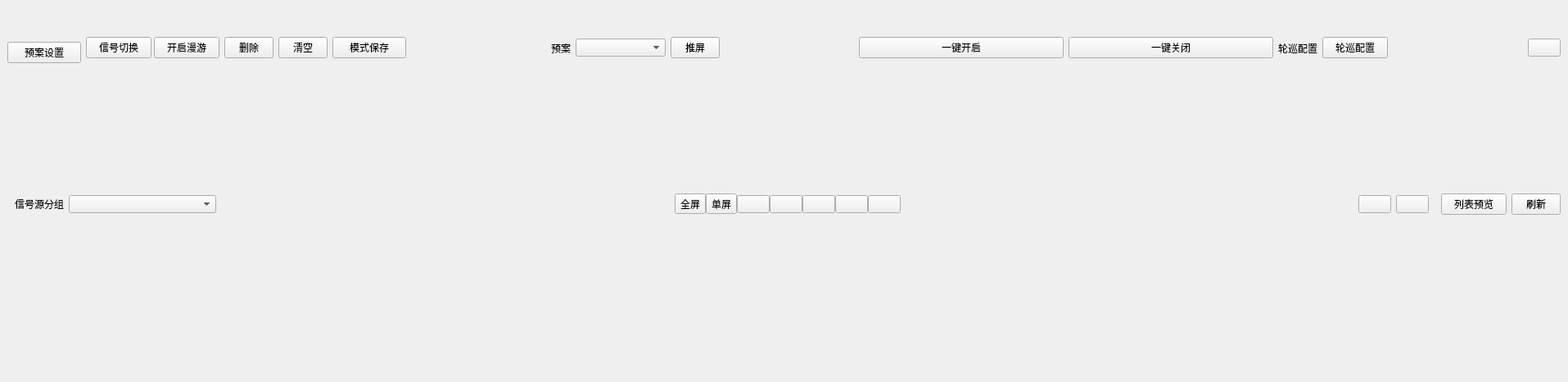
<?xml version="1.0" encoding="UTF-8"?>
<ui version="4.0">
 <class>frmSceneWid</class>
 <widget class="QWidget" name="frmSceneWid">
  <property name="geometry">
   <rect>
    <x>0</x>
    <y>0</y>
    <width>1915</width>
    <height>466</height>
   </rect>
  </property>
  <property name="windowTitle">
   <string>Form</string>
  </property>
  <property name="styleSheet">
   <string notr="true"/>
  </property>
  <layout class="QVBoxLayout" name="verticalLayout">
   <property name="spacing">
    <number>0</number>
   </property>
   <property name="leftMargin">
    <number>9</number>
   </property>
   <property name="topMargin">
    <number>9</number>
   </property>
   <property name="rightMargin">
    <number>9</number>
   </property>
   <property name="bottomMargin">
    <number>9</number>
   </property>
   <item>
    <widget class="QWidget" name="widget_6" native="true">
     <layout class="QHBoxLayout" name="horizontalLayout_3">
      <property name="spacing">
       <number>0</number>
      </property>
      <property name="leftMargin">
       <number>0</number>
      </property>
      <property name="topMargin">
       <number>0</number>
      </property>
      <property name="rightMargin">
       <number>0</number>
      </property>
      <property name="bottomMargin">
       <number>0</number>
      </property>
      <item>
       <widget class="QWidget" name="widget_setmy" native="true">
        <property name="maximumSize">
         <size>
          <width>10000</width>
          <height>16777215</height>
         </size>
        </property>
        <layout class="QVBoxLayout" name="verticalLayout_8">
         <property name="spacing">
          <number>6</number>
         </property>
         <property name="leftMargin">
          <number>0</number>
         </property>
         <property name="topMargin">
          <number>0</number>
         </property>
         <property name="rightMargin">
          <number>0</number>
         </property>
         <property name="bottomMargin">
          <number>0</number>
         </property>
         <item>
          <widget class="QWidget" name="widget_setmyshow" native="true">
           <layout class="QVBoxLayout" name="verticalLayout_6">
            <property name="spacing">
             <number>0</number>
            </property>
            <property name="leftMargin">
             <number>0</number>
            </property>
            <property name="topMargin">
             <number>0</number>
            </property>
            <property name="rightMargin">
             <number>0</number>
            </property>
            <property name="bottomMargin">
             <number>0</number>
            </property>
            <item>
             <widget class="QWidget" name="widget_setmenu" native="true">
              <property name="styleSheet">
               <string notr="true"/>
              </property>
              <layout class="QHBoxLayout" name="horizontalLayout_25">
               <property name="leftMargin">
                <number>0</number>
               </property>
               <property name="topMargin">
                <number>0</number>
               </property>
               <property name="rightMargin">
                <number>0</number>
               </property>
               <property name="bottomMargin">
                <number>0</number>
               </property>
               <item>
                <widget class="QPushButton" name="btn_switchyuan">
                 <property name="minimumSize">
                  <size>
                   <width>90</width>
                   <height>0</height>
                  </size>
                 </property>
                 <property name="maximumSize">
                  <size>
                   <width>90</width>
                   <height>16777215</height>
                  </size>
                 </property>
                 <property name="focusPolicy">
                  <enum>Qt::TabFocus</enum>
                 </property>
                 <property name="styleSheet">
                  <string notr="true"/>
                 </property>
                 <property name="text">
                  <string>预案设置</string>
                 </property>
                </widget>
               </item>
               <item>
                <widget class="QStackedWidget" name="stackedWidget_6">
                 <widget class="QWidget" name="page_5">
                  <layout class="QHBoxLayout" name="horizontalLayout_21">
                   <property name="spacing">
                    <number>0</number>
                   </property>
                   <property name="leftMargin">
                    <number>0</number>
                   </property>
                   <property name="topMargin">
                    <number>0</number>
                   </property>
                   <property name="rightMargin">
                    <number>0</number>
                   </property>
                   <property name="bottomMargin">
                    <number>0</number>
                   </property>
                   <item>
                    <widget class="QWidget" name="widget_13" native="true">
                     <property name="styleSheet">
                      <string notr="true"/>
                     </property>
                     <layout class="QHBoxLayout" name="horizontalLayout_6">
                      <property name="leftMargin">
                       <number>0</number>
                      </property>
                      <property name="topMargin">
                       <number>0</number>
                      </property>
                      <property name="rightMargin">
                       <number>0</number>
                      </property>
                      <property name="bottomMargin">
                       <number>12</number>
                      </property>
                      <item>
                       <widget class="QWidget" name="widget_42" native="true">
                        <property name="minimumSize">
                         <size>
                          <width>0</width>
                          <height>0</height>
                         </size>
                        </property>
                        <layout class="QHBoxLayout" name="horizontalLayout_20">
                         <property name="spacing">
                          <number>3</number>
                         </property>
                         <property name="leftMargin">
                          <number>0</number>
                         </property>
                         <property name="topMargin">
                          <number>0</number>
                         </property>
                         <property name="rightMargin">
                          <number>0</number>
                         </property>
                         <property name="bottomMargin">
                          <number>0</number>
                         </property>
                         <item>
                          <widget class="QPushButton" name="btn_shangqiang">
                           <property name="minimumSize">
                            <size>
                             <width>60</width>
                             <height>0</height>
                            </size>
                           </property>
                           <property name="maximumSize">
                            <size>
                             <width>1000</width>
                             <height>16777215</height>
                            </size>
                           </property>
                           <property name="focusPolicy">
                            <enum>Qt::TabFocus</enum>
                           </property>
                           <property name="styleSheet">
                            <string notr="true">QWidget#widget_setmenu QPushButton#btn_shangqiang:checked{
	background:transparent;
	border-image:url(:/new/prefix1/other/image/ScienceImage/btn_to_ALL_p_2.png);
	color:#ff0000;
}</string>
                           </property>
                           <property name="text">
                            <string>信号切换</string>
                           </property>
                          </widget>
                         </item>
                         <item>
                          <widget class="QPushButton" name="pushButton_5">
                           <property name="minimumSize">
                            <size>
                             <width>60</width>
                             <height>0</height>
                            </size>
                           </property>
                           <property name="maximumSize">
                            <size>
                             <width>1000</width>
                             <height>16777215</height>
                            </size>
                           </property>
                           <property name="focusPolicy">
                            <enum>Qt::TabFocus</enum>
                           </property>
                           <property name="styleSheet">
                            <string notr="true">QWidget#widget_setmenu QPushButton#pushButton_5:checked{
	background:transparent;
	border-image:url(:/new/prefix1/other/image/ScienceImage/btn_to_ALL_p_2.png);
	color:#ff0000;
}</string>
                           </property>
                           <property name="text">
                            <string>开启漫游</string>
                           </property>
                          </widget>
                         </item>
                        </layout>
                       </widget>
                      </item>
                      <item>
                       <widget class="QPushButton" name="pushButton_6">
                        <property name="maximumSize">
                         <size>
                          <width>60</width>
                          <height>16777215</height>
                         </size>
                        </property>
                        <property name="focusPolicy">
                         <enum>Qt::TabFocus</enum>
                        </property>
                        <property name="styleSheet">
                         <string notr="true"/>
                        </property>
                        <property name="text">
                         <string>删除</string>
                        </property>
                       </widget>
                      </item>
                      <item>
                       <widget class="QPushButton" name="pushButton_7">
                        <property name="maximumSize">
                         <size>
                          <width>60</width>
                          <height>16777215</height>
                         </size>
                        </property>
                        <property name="focusPolicy">
                         <enum>Qt::TabFocus</enum>
                        </property>
                        <property name="styleSheet">
                         <string notr="true"/>
                        </property>
                        <property name="text">
                         <string>清空</string>
                        </property>
                       </widget>
                      </item>
                      <item>
                       <widget class="QPushButton" name="pushButton_8">
                        <property name="minimumSize">
                         <size>
                          <width>90</width>
                          <height>0</height>
                         </size>
                        </property>
                        <property name="maximumSize">
                         <size>
                          <width>90</width>
                          <height>16777215</height>
                         </size>
                        </property>
                        <property name="focusPolicy">
                         <enum>Qt::TabFocus</enum>
                        </property>
                        <property name="styleSheet">
                         <string notr="true"/>
                        </property>
                        <property name="text">
                         <string>模式保存</string>
                        </property>
                       </widget>
                      </item>
                      <item>
                       <spacer name="horizontalSpacer_12">
                        <property name="orientation">
                         <enum>Qt::Horizontal</enum>
                        </property>
                        <property name="sizeHint" stdset="0">
                         <size>
                          <width>40</width>
                          <height>20</height>
                         </size>
                        </property>
                       </spacer>
                      </item>
                      <item>
                       <widget class="QWidget" name="widget_14" native="true">
                        <layout class="QVBoxLayout" name="verticalLayout_2">
                         <property name="spacing">
                          <number>0</number>
                         </property>
                         <property name="leftMargin">
                          <number>0</number>
                         </property>
                         <property name="topMargin">
                          <number>0</number>
                         </property>
                         <property name="rightMargin">
                          <number>0</number>
                         </property>
                         <property name="bottomMargin">
                          <number>0</number>
                         </property>
                        </layout>
                       </widget>
                      </item>
                      <item>
                       <widget class="QLabel" name="label_8">
                        <property name="text">
                         <string>预案</string>
                        </property>
                       </widget>
                      </item>
                      <item>
                       <widget class="QComboBox" name="comboBox_2">
                        <property name="minimumSize">
                         <size>
                          <width>110</width>
                          <height>0</height>
                         </size>
                        </property>
                        <property name="contextMenuPolicy">
                         <enum>Qt::NoContextMenu</enum>
                        </property>
                        <property name="styleSheet">
                         <string notr="true"/>
                        </property>
                       </widget>
                      </item>
                      <item>
                       <widget class="QPushButton" name="btnpush_screen">
                        <property name="maximumSize">
                         <size>
                          <width>60</width>
                          <height>16777215</height>
                         </size>
                        </property>
                        <property name="focusPolicy">
                         <enum>Qt::TabFocus</enum>
                        </property>
                        <property name="styleSheet">
                         <string notr="true"/>
                        </property>
                        <property name="text">
                         <string>推屏</string>
                        </property>
                       </widget>
                      </item>
                      <item>
                       <spacer name="horizontalSpacer_13">
                        <property name="orientation">
                         <enum>Qt::Horizontal</enum>
                        </property>
                        <property name="sizeHint" stdset="0">
                         <size>
                          <width>40</width>
                          <height>20</height>
                         </size>
                        </property>
                       </spacer>
                      </item>
                      <item>
                       <widget class="QPushButton" name="button_hibernate">
                        <property name="minimumSize">
                         <size>
                          <width>250</width>
                          <height>0</height>
                         </size>
                        </property>
                        <property name="text">
                         <string>一键开启</string>
                        </property>
                       </widget>
                      </item>
                      <item>
                       <widget class="QPushButton" name="button_wakeUp">
                        <property name="minimumSize">
                         <size>
                          <width>250</width>
                          <height>0</height>
                         </size>
                        </property>
                        <property name="text">
                         <string>一键关闭</string>
                        </property>
                       </widget>
                      </item>
                      <item>
                       <widget class="QLabel" name="label_2">
                        <property name="text">
                         <string>轮巡配置</string>
                        </property>
                       </widget>
                      </item>
                      <item>
                       <widget class="QPushButton" name="pushButton">
                        <property name="text">
                         <string>轮巡配置</string>
                        </property>
                       </widget>
                      </item>
                      <item>
                       <spacer name="horizontalSpacer_11">
                        <property name="orientation">
                         <enum>Qt::Horizontal</enum>
                        </property>
                        <property name="sizeHint" stdset="0">
                         <size>
                          <width>40</width>
                          <height>20</height>
                         </size>
                        </property>
                       </spacer>
                      </item>
                      <item>
                       <widget class="QPushButton" name="btn_OperationCut">
                        <property name="focusPolicy">
                         <enum>Qt::TabFocus</enum>
                        </property>
                        <property name="styleSheet">
                         <string notr="true"/>
                        </property>
                        <property name="text">
                         <string/>
                        </property>
                       </widget>
                      </item>
                     </layout>
                    </widget>
                   </item>
                  </layout>
                 </widget>
                 <widget class="QWidget" name="page_6">
                  <layout class="QHBoxLayout" name="horizontalLayout_24">
                   <property name="spacing">
                    <number>0</number>
                   </property>
                   <property name="leftMargin">
                    <number>0</number>
                   </property>
                   <property name="topMargin">
                    <number>0</number>
                   </property>
                   <property name="rightMargin">
                    <number>0</number>
                   </property>
                   <property name="bottomMargin">
                    <number>0</number>
                   </property>
                   <item>
                    <widget class="QWidget" name="widget_46" native="true">
                     <layout class="QHBoxLayout" name="horizontalLayout" stretch="10,4,1,1">
                      <property name="spacing">
                       <number>3</number>
                      </property>
                      <property name="leftMargin">
                       <number>0</number>
                      </property>
                      <property name="topMargin">
                       <number>0</number>
                      </property>
                      <property name="rightMargin">
                       <number>0</number>
                      </property>
                      <property name="bottomMargin">
                       <number>0</number>
                      </property>
                      <item>
                       <widget class="QScrollArea" name="scrollArea">
                        <property name="widgetResizable">
                         <bool>true</bool>
                        </property>
                        <widget class="QWidget" name="scrollAreaWidgetContents">
                         <property name="geometry">
                          <rect>
                           <x>0</x>
                           <y>0</y>
                           <width>1117</width>
                           <height>109</height>
                          </rect>
                         </property>
                         <layout class="QVBoxLayout" name="verticalLayout_3">
                          <property name="spacing">
                           <number>0</number>
                          </property>
                          <property name="leftMargin">
                           <number>0</number>
                          </property>
                          <property name="topMargin">
                           <number>0</number>
                          </property>
                          <property name="rightMargin">
                           <number>0</number>
                          </property>
                          <property name="bottomMargin">
                           <number>0</number>
                          </property>
                          <item>
                           <widget class="QWidget" name="widget_47" native="true"/>
                          </item>
                         </layout>
                        </widget>
                       </widget>
                      </item>
                      <item>
                       <widget class="QWidget" name="widget_5" native="true">
                        <property name="sizePolicy">
                         <sizepolicy hsizetype="Preferred" vsizetype="Preferred">
                          <horstretch>0</horstretch>
                          <verstretch>0</verstretch>
                         </sizepolicy>
                        </property>
                        <property name="minimumSize">
                         <size>
                          <width>126</width>
                          <height>0</height>
                         </size>
                        </property>
                        <property name="maximumSize">
                         <size>
                          <width>999999</width>
                          <height>16777215</height>
                         </size>
                        </property>
                        <layout class="QHBoxLayout" name="horizontalLayout_2">
                         <property name="spacing">
                          <number>3</number>
                         </property>
                         <property name="leftMargin">
                          <number>0</number>
                         </property>
                         <property name="topMargin">
                          <number>0</number>
                         </property>
                         <property name="rightMargin">
                          <number>0</number>
                         </property>
                         <property name="bottomMargin">
                          <number>0</number>
                         </property>
                         <item>
                          <widget class="QPushButton" name="btn_invokeShangqiang">
                           <property name="minimumSize">
                            <size>
                             <width>60</width>
                             <height>0</height>
                            </size>
                           </property>
                           <property name="maximumSize">
                            <size>
                             <width>100000</width>
                             <height>16777215</height>
                            </size>
                           </property>
                           <property name="text">
                            <string>上墙</string>
                           </property>
                           <property name="checkable">
                            <bool>true</bool>
                           </property>
                          </widget>
                         </item>
                         <item>
                          <widget class="QPushButton" name="btn_invokeReplace">
                           <property name="minimumSize">
                            <size>
                             <width>60</width>
                             <height>0</height>
                            </size>
                           </property>
                           <property name="maximumSize">
                            <size>
                             <width>1000000</width>
                             <height>16777215</height>
                            </size>
                           </property>
                           <property name="text">
                            <string>替换</string>
                           </property>
                           <property name="checkable">
                            <bool>true</bool>
                           </property>
                          </widget>
                         </item>
                        </layout>
                       </widget>
                      </item>
                      <item>
                       <widget class="QWidget" name="widget_48" native="true">
                        <property name="maximumSize">
                         <size>
                          <width>1000</width>
                          <height>16777215</height>
                         </size>
                        </property>
                        <layout class="QHBoxLayout" name="horizontalLayout_22">
                         <property name="spacing">
                          <number>2</number>
                         </property>
                         <property name="leftMargin">
                          <number>0</number>
                         </property>
                         <property name="topMargin">
                          <number>0</number>
                         </property>
                         <property name="rightMargin">
                          <number>0</number>
                         </property>
                         <property name="bottomMargin">
                          <number>0</number>
                         </property>
                         <item>
                          <widget class="QPushButton" name="btn_yuanuppage">
                           <property name="minimumSize">
                            <size>
                             <width>30</width>
                             <height>20</height>
                            </size>
                           </property>
                           <property name="maximumSize">
                            <size>
                             <width>30</width>
                             <height>16777215</height>
                            </size>
                           </property>
                           <property name="styleSheet">
                            <string notr="true"/>
                           </property>
                           <property name="text">
                            <string/>
                           </property>
                          </widget>
                         </item>
                         <item>
                          <widget class="QPushButton" name="btn_yuandownpage">
                           <property name="minimumSize">
                            <size>
                             <width>30</width>
                             <height>20</height>
                            </size>
                           </property>
                           <property name="maximumSize">
                            <size>
                             <width>30</width>
                             <height>16777215</height>
                            </size>
                           </property>
                           <property name="styleSheet">
                            <string notr="true"/>
                           </property>
                           <property name="text">
                            <string/>
                           </property>
                          </widget>
                         </item>
                        </layout>
                       </widget>
                      </item>
                      <item>
                       <widget class="QPushButton" name="btn_yuansave2">
                        <property name="minimumSize">
                         <size>
                          <width>90</width>
                          <height>0</height>
                         </size>
                        </property>
                        <property name="maximumSize">
                         <size>
                          <width>120</width>
                          <height>16777215</height>
                         </size>
                        </property>
                        <property name="styleSheet">
                         <string notr="true"/>
                        </property>
                        <property name="text">
                         <string>模式保存</string>
                        </property>
                       </widget>
                      </item>
                     </layout>
                    </widget>
                   </item>
                  </layout>
                 </widget>
                </widget>
               </item>
              </layout>
             </widget>
            </item>
            <item>
             <widget class="QWidget" name="widget_3" native="true">
              <property name="minimumSize">
               <size>
                <width>0</width>
                <height>40</height>
               </size>
              </property>
              <layout class="QVBoxLayout" name="verticalLayout_4">
               <property name="spacing">
                <number>0</number>
               </property>
               <property name="leftMargin">
                <number>0</number>
               </property>
               <property name="topMargin">
                <number>0</number>
               </property>
               <property name="rightMargin">
                <number>0</number>
               </property>
               <property name="bottomMargin">
                <number>0</number>
               </property>
               <item>
                <widget class="QStackedWidget" name="stackedWidget">
                 <widget class="QWidget" name="page">
                  <layout class="QVBoxLayout" name="verticalLayout_10">
                   <property name="spacing">
                    <number>0</number>
                   </property>
                   <property name="leftMargin">
                    <number>0</number>
                   </property>
                   <property name="topMargin">
                    <number>0</number>
                   </property>
                   <property name="rightMargin">
                    <number>0</number>
                   </property>
                   <property name="bottomMargin">
                    <number>0</number>
                   </property>
                   <item>
                    <widget class="QStackedWidget" name="stackedWidget_SceneCut"/>
                   </item>
                  </layout>
                 </widget>
                 <widget class="QWidget" name="nothingWid">
                  <layout class="QVBoxLayout" name="verticalLayout_5">
                   <property name="spacing">
                    <number>0</number>
                   </property>
                   <property name="leftMargin">
                    <number>0</number>
                   </property>
                   <property name="topMargin">
                    <number>0</number>
                   </property>
                   <property name="rightMargin">
                    <number>0</number>
                   </property>
                   <property name="bottomMargin">
                    <number>0</number>
                   </property>
                   <item>
                    <widget class="QLabel" name="label">
                     <property name="text">
                      <string>当前场景无预案，请添加！</string>
                     </property>
                     <property name="alignment">
                      <set>Qt::AlignCenter</set>
                     </property>
                    </widget>
                   </item>
                  </layout>
                 </widget>
                </widget>
               </item>
              </layout>
             </widget>
            </item>
           </layout>
          </widget>
         </item>
         <item>
          <widget class="QWidget" name="widget_bmpreview" native="true">
           <layout class="QVBoxLayout" name="verticalLayout_31">
            <property name="spacing">
             <number>0</number>
            </property>
            <property name="leftMargin">
             <number>0</number>
            </property>
            <property name="topMargin">
             <number>0</number>
            </property>
            <property name="rightMargin">
             <number>0</number>
            </property>
            <property name="bottomMargin">
             <number>0</number>
            </property>
            <item>
             <widget class="QWidget" name="widget_bmgroupset" native="true">
              <property name="styleSheet">
               <string notr="true"/>
              </property>
              <layout class="QHBoxLayout" name="horizontalLayout_8">
               <property name="leftMargin">
                <number>9</number>
               </property>
               <property name="topMargin">
                <number>0</number>
               </property>
               <property name="rightMargin">
                <number>0</number>
               </property>
               <property name="bottomMargin">
                <number>0</number>
               </property>
               <item>
                <widget class="QLabel" name="label_9">
                 <property name="text">
                  <string>信号源分组</string>
                 </property>
                </widget>
               </item>
               <item>
                <widget class="QComboBox" name="comboBox_bmgroup">
                 <property name="minimumSize">
                  <size>
                   <width>180</width>
                   <height>0</height>
                  </size>
                 </property>
                 <property name="styleSheet">
                  <string notr="true"/>
                 </property>
                </widget>
               </item>
               <item>
                <spacer name="horizontalSpacer">
                 <property name="orientation">
                  <enum>Qt::Horizontal</enum>
                 </property>
                 <property name="sizeHint" stdset="0">
                  <size>
                   <width>40</width>
                   <height>20</height>
                  </size>
                 </property>
                </spacer>
               </item>
               <item>
                <widget class="QWidget" name="widget_16" native="true">
                 <layout class="QHBoxLayout" name="horizontalLayout_5">
                  <property name="spacing">
                   <number>0</number>
                  </property>
                  <property name="leftMargin">
                   <number>0</number>
                  </property>
                  <property name="topMargin">
                   <number>0</number>
                  </property>
                  <property name="rightMargin">
                   <number>0</number>
                  </property>
                  <property name="bottomMargin">
                   <number>0</number>
                  </property>
                  <item>
                   <widget class="QToolButton" name="toolButton">
                    <property name="styleSheet">
                     <string notr="true"/>
                    </property>
                    <property name="text">
                     <string>全屏</string>
                    </property>
                   </widget>
                  </item>
                  <item>
                   <widget class="QToolButton" name="toolButton_2">
                    <property name="styleSheet">
                     <string notr="true"/>
                    </property>
                    <property name="text">
                     <string>单屏</string>
                    </property>
                   </widget>
                  </item>
                  <item>
                   <widget class="QPushButton" name="pushButton_11">
                    <property name="focusPolicy">
                     <enum>Qt::TabFocus</enum>
                    </property>
                    <property name="styleSheet">
                     <string notr="true"/>
                    </property>
                    <property name="text">
                     <string/>
                    </property>
                   </widget>
                  </item>
                  <item>
                   <widget class="QPushButton" name="pushButton_12">
                    <property name="focusPolicy">
                     <enum>Qt::TabFocus</enum>
                    </property>
                    <property name="styleSheet">
                     <string notr="true"/>
                    </property>
                    <property name="text">
                     <string/>
                    </property>
                   </widget>
                  </item>
                  <item>
                   <widget class="QPushButton" name="pushButton_13">
                    <property name="focusPolicy">
                     <enum>Qt::TabFocus</enum>
                    </property>
                    <property name="styleSheet">
                     <string notr="true"/>
                    </property>
                    <property name="text">
                     <string/>
                    </property>
                   </widget>
                  </item>
                  <item>
                   <widget class="QPushButton" name="pushButton_14">
                    <property name="focusPolicy">
                     <enum>Qt::TabFocus</enum>
                    </property>
                    <property name="styleSheet">
                     <string notr="true"/>
                    </property>
                    <property name="text">
                     <string/>
                    </property>
                   </widget>
                  </item>
                  <item>
                   <widget class="QPushButton" name="pushButton_15">
                    <property name="focusPolicy">
                     <enum>Qt::TabFocus</enum>
                    </property>
                    <property name="styleSheet">
                     <string notr="true"/>
                    </property>
                    <property name="text">
                     <string/>
                    </property>
                   </widget>
                  </item>
                 </layout>
                </widget>
               </item>
               <item>
                <spacer name="horizontalSpacer_5">
                 <property name="orientation">
                  <enum>Qt::Horizontal</enum>
                 </property>
                 <property name="sizeHint" stdset="0">
                  <size>
                   <width>137</width>
                   <height>20</height>
                  </size>
                 </property>
                </spacer>
               </item>
               <item>
                <widget class="QWidget" name="widget_4" native="true">
                 <property name="maximumSize">
                  <size>
                   <width>10000</width>
                   <height>30</height>
                  </size>
                 </property>
                 <layout class="QVBoxLayout" name="verticalLayout_9">
                  <property name="spacing">
                   <number>0</number>
                  </property>
                  <property name="leftMargin">
                   <number>0</number>
                  </property>
                  <property name="topMargin">
                   <number>0</number>
                  </property>
                  <property name="rightMargin">
                   <number>0</number>
                  </property>
                  <property name="bottomMargin">
                   <number>0</number>
                  </property>
                  <item>
                   <widget class="QWidget" name="widget" native="true">
                    <property name="maximumSize">
                     <size>
                      <width>16777215</width>
                      <height>1000</height>
                     </size>
                    </property>
                    <layout class="QHBoxLayout" name="horizontalLayout_10">
                     <property name="leftMargin">
                      <number>0</number>
                     </property>
                     <property name="topMargin">
                      <number>0</number>
                     </property>
                     <property name="bottomMargin">
                      <number>0</number>
                     </property>
                     <item>
                      <layout class="QHBoxLayout" name="horizontalLayout_4"/>
                     </item>
                     <item>
                      <widget class="QPushButton" name="btn_bmpreviewlast">
                       <property name="maximumSize">
                        <size>
                         <width>60</width>
                         <height>16777215</height>
                        </size>
                       </property>
                       <property name="focusPolicy">
                        <enum>Qt::TabFocus</enum>
                       </property>
                       <property name="text">
                        <string/>
                       </property>
                      </widget>
                     </item>
                     <item>
                      <widget class="QPushButton" name="btn_bmpreviewnext">
                       <property name="maximumSize">
                        <size>
                         <width>60</width>
                         <height>16777215</height>
                        </size>
                       </property>
                       <property name="focusPolicy">
                        <enum>Qt::TabFocus</enum>
                       </property>
                       <property name="text">
                        <string/>
                       </property>
                      </widget>
                     </item>
                    </layout>
                   </widget>
                  </item>
                 </layout>
                </widget>
               </item>
               <item>
                <widget class="QPushButton" name="btn_bmswitch">
                 <property name="focusPolicy">
                  <enum>Qt::TabFocus</enum>
                 </property>
                 <property name="styleSheet">
                  <string notr="true"/>
                 </property>
                 <property name="text">
                  <string>列表预览</string>
                 </property>
                </widget>
               </item>
               <item>
                <widget class="QPushButton" name="pushButton_22">
                 <property name="maximumSize">
                  <size>
                   <width>60</width>
                   <height>16777215</height>
                  </size>
                 </property>
                 <property name="focusPolicy">
                  <enum>Qt::TabFocus</enum>
                 </property>
                 <property name="styleSheet">
                  <string notr="true"/>
                 </property>
                 <property name="text">
                  <string>刷新</string>
                 </property>
                </widget>
               </item>
              </layout>
             </widget>
            </item>
            <item>
             <widget class="QStackedWidget" name="stackedwid_bmpreview">
              <property name="currentIndex">
               <number>-1</number>
              </property>
             </widget>
            </item>
           </layout>
          </widget>
         </item>
        </layout>
       </widget>
      </item>
     </layout>
    </widget>
   </item>
  </layout>
 </widget>
 <resources/>
 <connections/>
</ui>
